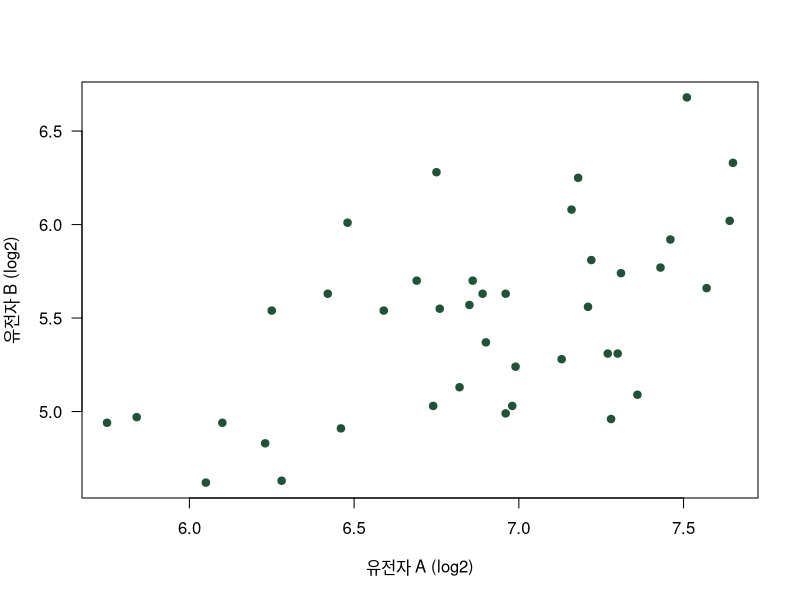
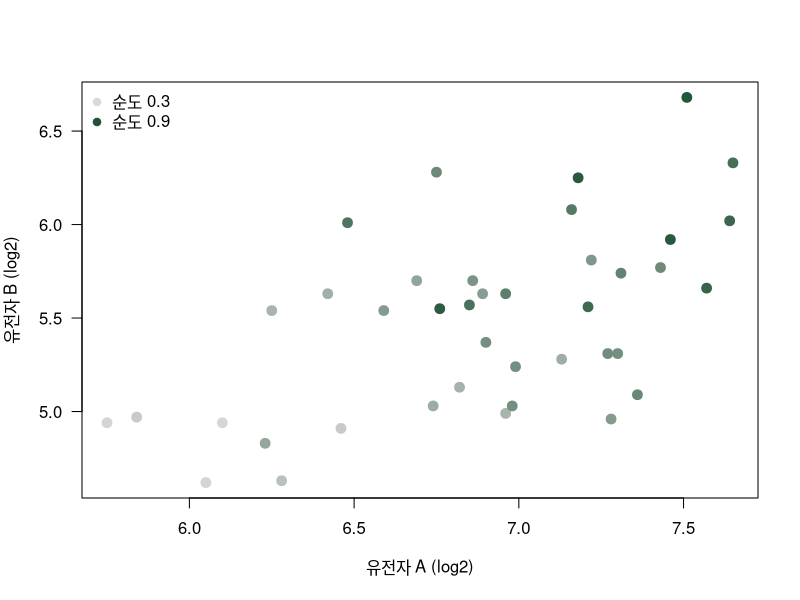
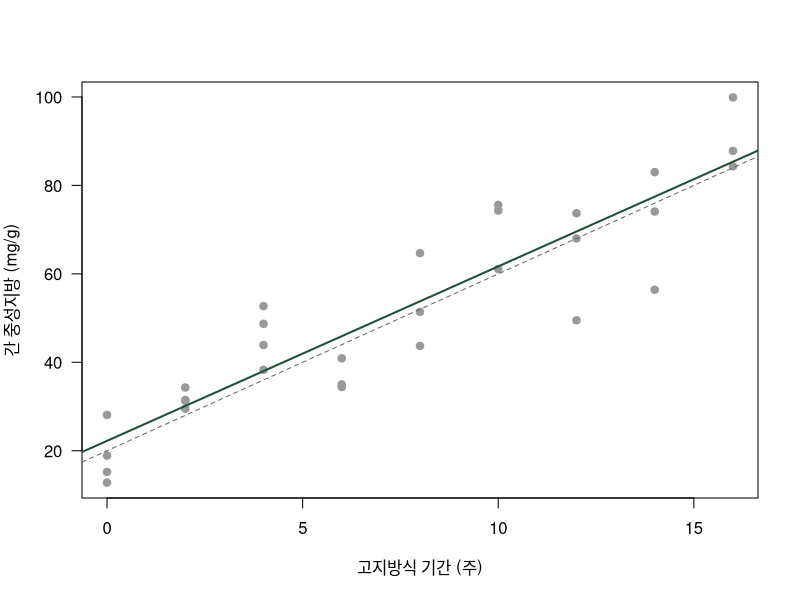

These figures' R source, in order:
## ---- chunk 1
#| label: setup-data
set.seed(20261025)
purity <- round(runif(40, 0.3, 0.9), 2)                          # 종양 순도
geneA  <- round(log2(purity * 200 * exp(rnorm(40, 0, 0.25)) + 1), 2)
geneB  <- round(log2(purity * 80  * exp(rnorm(40, 0, 0.25)) + 1), 2)
## ---- chunk 2
#| label: fig-scatter
#| fig-cap: "종양 시료 40개에서 유전자 A와 B의 발현"
#| fig-height: 4
plot(geneA, geneB, pch = 19, col = "#1F5236", las = 1,
     xlab = "유전자 A (log2)", ylab = "유전자 B (log2)")
## ---- chunk 3
#| label: pearson
cor.test(geneA, geneB)
cor(geneA, geneB, method = "spearman")
## ---- chunk 4
#| label: outlier
A2 <- geneA; B2 <- geneB
A2[1] <- 3; B2[1] <- 12              # 시료 하나가 잘못 측정됨
c(pearson  = cor(A2, B2),
  spearman = cor(A2, B2, method = "spearman"))
## ---- chunk 5
#| label: fig-confound
#| fig-cap: "같은 산점도를 종양 순도로 색칠. 진할수록 순도가 높음"
#| fig-height: 4
pal <- colorRampPalette(c("grey85", "#1F5236"))(100)
plot(geneA, geneB, pch = 19, cex = 1.3, las = 1, col = pal[round((purity - 0.3) / 0.6 * 99) + 1],
     xlab = "유전자 A (log2)", ylab = "유전자 B (log2)")
legend("topleft", c("순도 0.3", "순도 0.9"), pch = 19, col = pal[c(1, 100)], bty = "n")
## ---- chunk 6
#| label: adjust
rA <- resid(lm(geneA ~ purity))      # 순도로 설명되는 부분을 뺀 A
rB <- resid(lm(geneB ~ purity))      # 순도로 설명되는 부분을 뺀 B
cor.test(rA, rB)$estimate
cor.test(rA, rB)$p.value
summary(lm(geneB ~ geneA + purity))$coefficients
## ---- chunk 7
#| label: fig-reg
#| fig-cap: "고지방식 기간과 간 중성지방(마우스 30마리). 초록 선: 최소제곱 회귀선, 회색 점선: 참 관계"
#| fig-height: 4
set.seed(2)
weeks <- rep(seq(0, 16, by = 2), length.out = 30)
tg    <- round(20 + 4 * weeks + rnorm(30, 0, 8), 1)
fit   <- lm(tg ~ weeks)

plot(weeks, tg, pch = 19, col = "grey60", las = 1,
     xlab = "고지방식 기간 (주)", ylab = "간 중성지방 (mg/g)")
abline(fit, col = "#1F5236", lwd = 2)
abline(20, 4, col = "grey40", lty = 2)
## ---- chunk 8
#| label: lm
summary(fit)
confint(fit)
## ---- chunk 9
#| label: ttest-as-lm
set.seed(20261016)                                      # 6장과 같은 자료
chow <- round(rnorm(6, mean = 5.0, sd = 0.8), 2)
hfd  <- round(rnorm(6, mean = 6.0, sd = 0.8), 2)
diet <- factor(rep(c("Chow", "HFD"), each = 6))
summary(lm(c(chow, hfd) ~ diet))$coefficients
